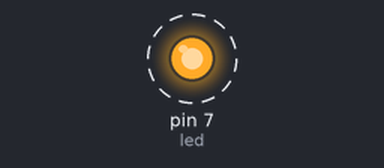
The sketch below on a simulated Arduino Uno, built with avr-gcc and run on an emulated ATmega328P. Shown: output pins drawn as LEDs (lit = HIGH). Dashed ring = blinking.

Above: at 0.5 s.
Timing chart, 0 to 4.6 s (numbered marks = the images above):
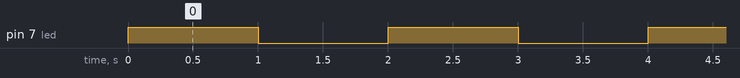

Measured:
- by itself, pin 7 (led): alternates HIGH for 1.0 s and LOW for 1.0 s

The sketch:

Blink.ino
```cpp
const int led =7;
void setup() {

  pinMode(led, OUTPUT);
}

// the loop function runs over and over again forever
void loop() {
  digitalWrite(led, HIGH);
  delay(1000);
  digitalWrite(led, LOW);
  delay(1000);
}
```
